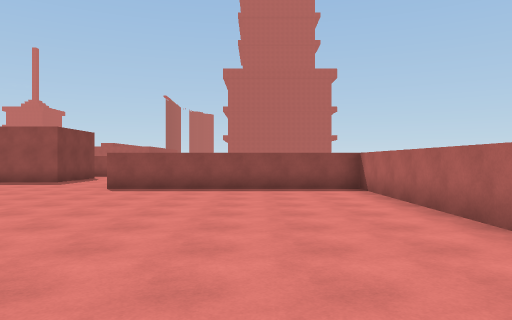
View 1 (above)

17 first-person views from a walk through a scene from a Unity 3-D project. The camera is 1.5 m above the floor, looks level and sees 70° across. The floor is counted in squares, 2 m on a side. Each view is taken from the middle of a square. On the plan, view 1 faces up. The plan holds only what a view shows up to about 11 squares ahead; the rest is blank. The place goes on beyond the plan. The player is left out. Some surface patterns are stand-ins.

View 2
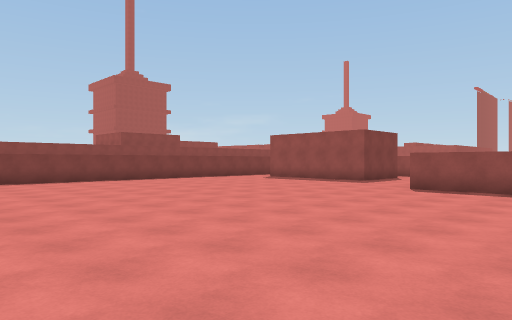

View 3
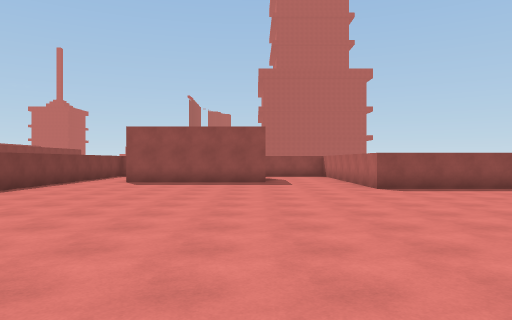

View 4
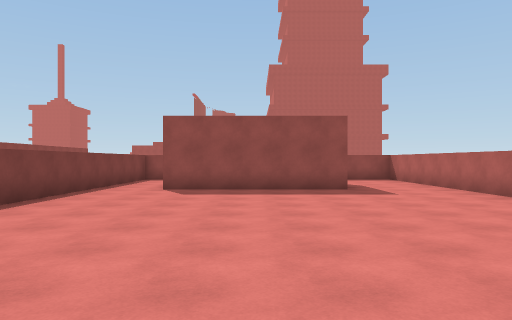

View 5
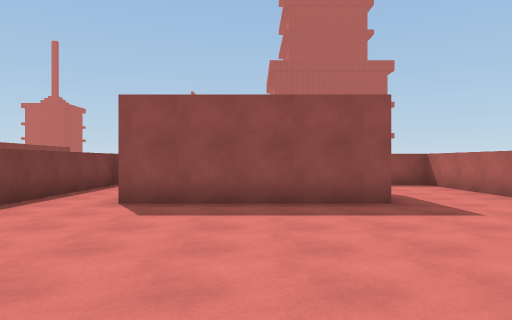

View 6
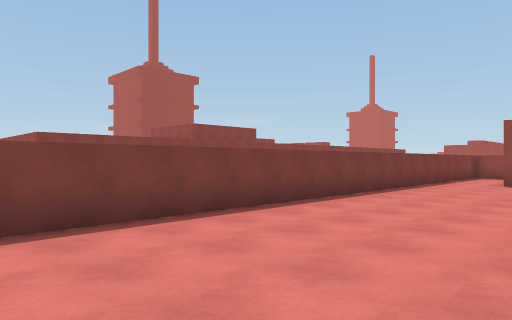

View 7
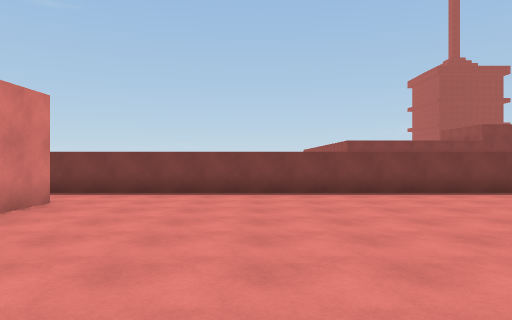

View 8
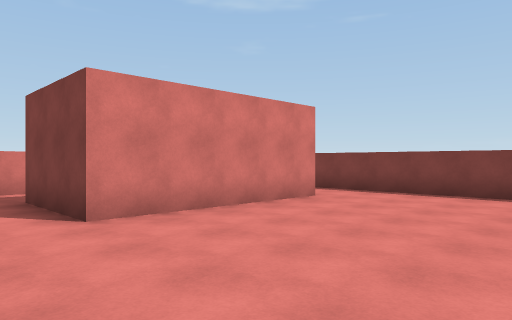

View 9
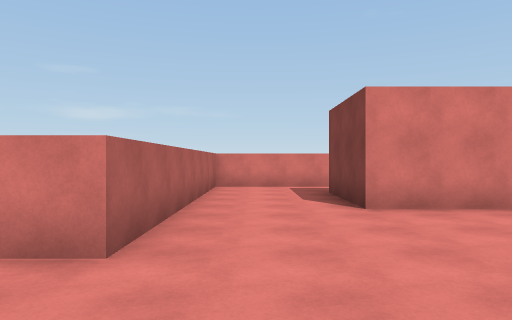

View 10
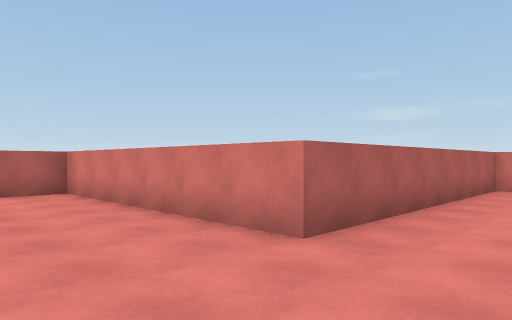

View 11
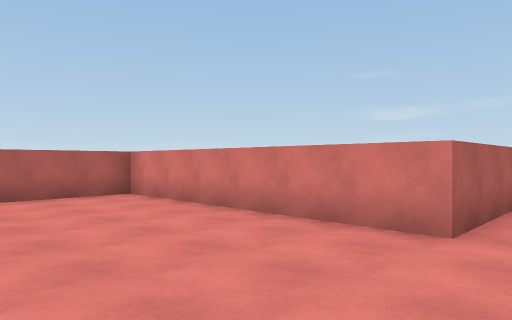

View 12
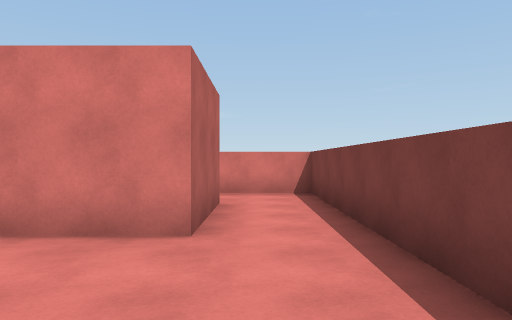

View 13
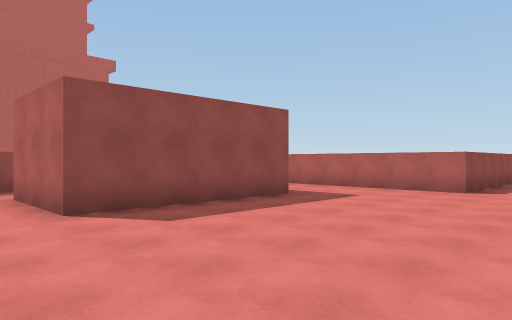

View 14
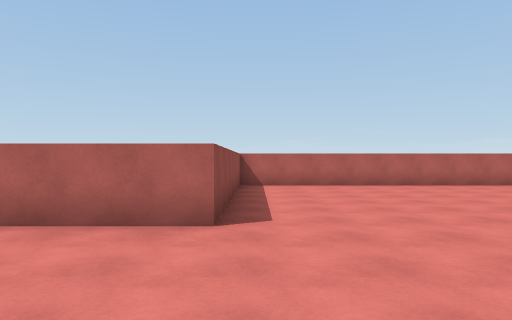

View 15
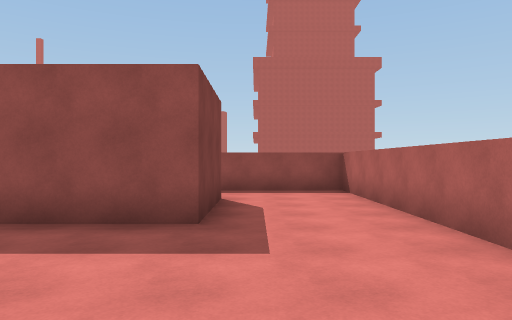

View 16
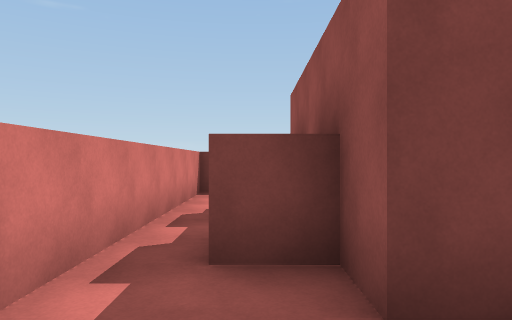

View 17
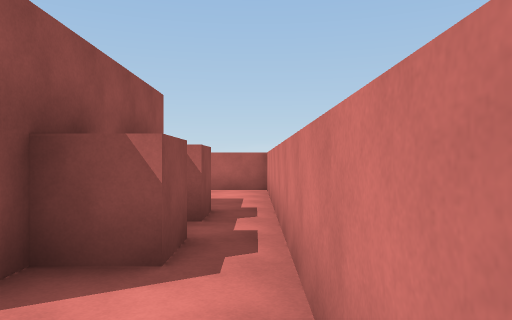

### Floor plan
Points are (right, up) in squares from view 1. A wall is a line through its corners. A room is listed if a view was taken in it or the views show most of it. See-through windows are left out.
Room 1 (views 1, 2, 3, 4, 5, 6, 7, 8, 9, 10, 11, 12, 13, 14, 15, 16, 17)
walls: (-6.7, 15.1) (-6.7, 12.3) (-11.4, 12.3) (-11.4, 15.1); (-11.4, -7.4) (-11.4, -4.6) (-6.7, -4.6) (-6.7, -7.4) (-7.6, -7.4) (-7.6, -8.3) (-8.5, -8.3); (-9.5, -8.3) (-10.4, -8.3) (-10.4, -7.4); (-13.2, 17) (-13.2, -9.3) (-3.9, -9.3) (-3.9, -1.8) (2.7, -1.8) (2.7, 9.5) (-3.9, 9.5) (-3.9, 17) (-6.9, 17)

Positions as (right, up) in squares from view 1, and headings:
1: (0, 0), facing up
2: (0, 0), facing up-left
3: (-7, 0), facing up
4: (-9, 3), facing up
5: (-9, 6), facing up
6: (-9, 0), facing up-left
7: (-5, -1), facing left
8: (-5, 0), facing down-left
9: (-5, 1), facing down
10: (-6, 1), facing down-right
11: (-5, 2), facing down-right
12: (-12, -1), facing down
13: (-13, 7), facing up-right
14: (-8, 9), facing right
15: (-6, 8), facing up
16: (-5, -8), facing left
17: (-13, -9), facing right
